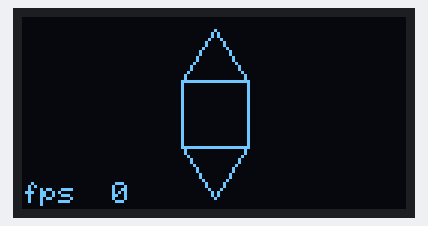
The sketch below on a simulated Arduino Uno, built with avr-gcc and run on an emulated ATmega328P. On the bench: 128×64 one-colour display.

Above: at 0.07 s.
At 8.93 s:
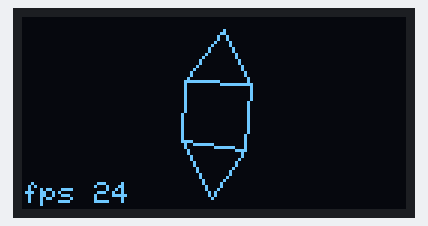
At 13.5 s:
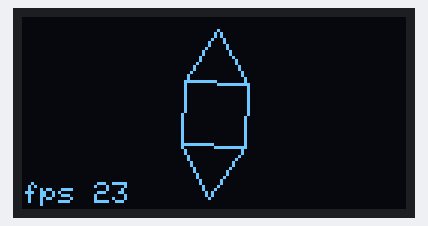
At 17.99 s:
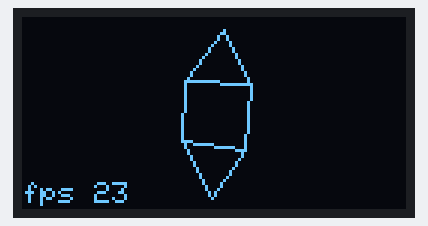
At 27.0 s:
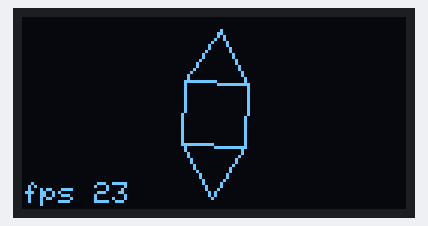
At 39.94 s:
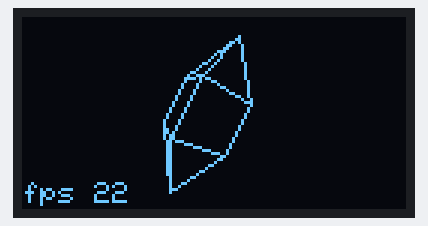

The sketch:

3dRotation.ino
```cpp
// (licence header left out)
#include <SPI.h>
#include <Wire.h>
#include <Adafruit_GFX.h>
#include <Adafruit_SSD1306.h> // dont forget to uncomment #define SSD1306_NO_SPLASH in Adafruit_SSD1306.h to free program storage

#define DRAWONLYLINES // do not fill polygons with black. is faster, but can causes artifacts on complex objects. #undef in object_*.h file, if you want to fill polygons

// Include always only one 3d object_*.h-File at a time
#include "object_default.h" // default 3d object
//#include "object_spaceship.h" // alternative 3d model
//#include "object_cubes.h" // another alternative 3d model
//#include "object_icosahedron.h" // just another alternative 3d model
//#include "object_complex.h" // overlapping 3d model

#define SCREEN_WIDTH 128 // OLED display width, in pixels
#define SCREEN_HEIGHT 64 // OLED display height, in pixels

// SSD1306 I2C
#define OLED_RESET -1 // no reset pin
Adafruit_SSD1306 display(SCREEN_WIDTH, SCREEN_HEIGHT, &Wire, OLED_RESET);

#define X 0
#define Y 1
#define Z 2

#define TYPE_TRIANGLE 2
#define TYPE_QUADRANGLE 1

// global variables
int viewerDistance = 200; // z-value for viewer/camera
int viewerScale = 60; // 2d scale

// transformed points
signed char pointsTransformed3d[MAXPOINTS][3];

// ordered display list
struct displayListEntry {
  byte type;
  byte nbr;
  signed char minZ;
  signed char maxZ;
};
displayListEntry displayList[MAXTRIANGLES+MAXQUADRANGLES];

// projection for x to 2d
int x3dTo2D (signed char x, signed char z) {
  if (z-viewerDistance != 0) {
    return (float) SCREEN_WIDTH/2 + viewerScale * x/(z-viewerDistance);
  } else return 0;
}

// projection for y to 2d
int y3dTo2D (signed char y, signed char  z) {
  if (z-viewerDistance != 0) {
    return (float) SCREEN_HEIGHT/2 - viewerScale * y/(z-viewerDistance);
  } else return 0;
}

// detect backsides for polygons (clockwise = backside, based on idea from https://stackoverflow.com/questions/1165647/how-to-determine-if-a-list-of-polygon-points-are-in-clockwise-order)
bool isBackface(byte type, int i) {
  long sum=0;
  switch (type) {
    case TYPE_TRIANGLE:
      for (byte j=0;j<3;j++) {
        sum+=(x3dTo2D(pointsTransformed3d[pgm_read_byte(&(triangleList[i][(j+1)%3]))][X],
          pointsTransformed3d[pgm_read_byte(&(triangleList[i][(j+1)%3]))][Z])-
          x3dTo2D(pointsTransformed3d[pgm_read_byte(&(triangleList[i][j]))][X],
          pointsTransformed3d[pgm_read_byte(&(triangleList[i][j]))][Z]))*
          (y3dTo2D(pointsTransformed3d[pgm_read_byte(&(triangleList[i][(j+1)%3]))][Y],
          pointsTransformed3d[pgm_read_byte(&(triangleList[i][(j+1)%3]))][Z])+
          y3dTo2D(pointsTransformed3d[pgm_read_byte(&(triangleList[i][j]))][Y],
          pointsTransformed3d[pgm_read_byte(&(triangleList[i][j]))][Z]));
      }
    break;
    case TYPE_QUADRANGLE:
      for (byte j=0;j<4;j++) {
        sum+=(x3dTo2D(pointsTransformed3d[pgm_read_byte(&(quadrangleList[i][(j+1)%4]))][X],
          pointsTransformed3d[pgm_read_byte(&(quadrangleList[i][(j+1)%4]))][Z])-
          x3dTo2D(pointsTransformed3d[pgm_read_byte(&(quadrangleList[i][j]))][X],
          pointsTransformed3d[pgm_read_byte(&(quadrangleList[i][j]))][Z]))*
          (y3dTo2D(pointsTransformed3d[pgm_read_byte(&(quadrangleList[i][(j+1)%4]))][Y],
          pointsTransformed3d[pgm_read_byte(&(quadrangleList[i][(j+1)%4]))][Z])+
          y3dTo2D(pointsTransformed3d[pgm_read_byte(&(quadrangleList[i][j]))][Y],
          pointsTransformed3d[pgm_read_byte(&(quadrangleList[i][j]))][Z]));
      }
    break;
  }
  // sum < 0 is counterclockwise in xy-coordinatesystem, but clockwise in screen-coordinatesystem
  // sum = 0 is when the polygon collaps just to a single line
  return (sum <= 0);
}

// get highest z-value from polygon
signed char getMaxZ(byte type, byte i) {
  signed char maxZ = -128;

  switch (type) {
    case TYPE_TRIANGLE:
      for (byte j=0;j<3;j++) if (pointsTransformed3d[pgm_read_byte(&(triangleList[displayList[i].nbr][j]))][Z] > maxZ) maxZ = pointsTransformed3d[pgm_read_byte(&(triangleList[displayList[i].nbr][j]))][Z];
    break;
    case TYPE_QUADRANGLE:
      for (byte j=0;j<4;j++) if (pointsTransformed3d[pgm_read_byte(&(quadrangleList[displayList[i].nbr][j]))][Z] > maxZ) maxZ = pointsTransformed3d[pgm_read_byte(&(quadrangleList[displayList[i].nbr][j]))][Z];
    break;
  }
  return  maxZ;
}

// get lowest z-value from polygon
signed char getMinZ(byte type, byte i) {
  signed char minZ = 127;

  switch (type) {
    case TYPE_TRIANGLE:
      for (byte j=0;j<3;j++) if (pointsTransformed3d[pgm_read_byte(&(triangleList[displayList[i].nbr][j]))][Z] < minZ) minZ = pointsTransformed3d[pgm_read_byte(&(triangleList[displayList[i].nbr][j]))][Z];
    break;
    case TYPE_QUADRANGLE:
      for (byte j=0;j<4;j++) if (pointsTransformed3d[pgm_read_byte(&(quadrangleList[displayList[i].nbr][j]))][Z] < minZ) minZ = pointsTransformed3d[pgm_read_byte(&(quadrangleList[displayList[i].nbr][j]))][Z];
    break;
  }
  return  minZ;
}

// sort display list by z-value
void sortDisplayList() {
  displayListEntry tempEntry;
  // bouble sort
  for (byte i=0;i<MAXTRIANGLES+MAXQUADRANGLES - 1;i++) {
    for (byte j=0;j<MAXTRIANGLES+MAXQUADRANGLES-i-1;j++) {
      if ((displayList[j].minZ > displayList[j+1].minZ) || ((displayList[j].minZ == displayList[j+1].minZ) && (displayList[j].maxZ > displayList[j+1].maxZ))) {
        tempEntry = displayList[j];
        displayList[j] = displayList[j+1];
        displayList[j+1] = tempEntry;
      }
    }
  }
}

void setup(void) {
  Serial.begin(9600);
  if(!display.begin(SSD1306_SWITCHCAPVCC, 0x3D)) { // Address 0x3D for 128x64
    Serial.println(F("SSD1306 allocation failed")); // Adafruit_SSD1306 needs ~ 59% free dynamic memory, otherwise fails
    for(;;); // Don't proceed, loop forever
  }

  // Font settings
  display.setTextColor(SSD1306_WHITE);
  display.setTextSize(1);
}

void loop(void) {
  char strFPS[8];
  float cachedCos, cachedSin;
  unsigned long startMS, endMS;
  static unsigned int fps = 0;
  int degree;

  // rotate every 25ms one degree
  degree = (millis()/25) % 360;

  // record start of frame
  startMS = millis();

  // clear display buffer
  display.clearDisplay();

  // rotate by y and z axis and move by x
  cachedCos = cos(radians(degree));
  cachedSin = sin(radians(degree));
  for (byte i=0;i<MAXPOINTS;i++) {
    // "(signed char)pgm_read_byte(&(.." stuff only needed because of PROGMEM-use for points3d
    pointsTransformed3d[i][X] = ((signed char)pgm_read_byte(&(points3d[i][X]))*cachedCos - (signed char)pgm_read_byte(&(points3d[i][Z]))*cachedSin)*cachedCos - (signed char)pgm_read_byte(&(points3d[i][Y]))*cachedSin + cachedSin * 30;
    pointsTransformed3d[i][Y] = ((signed char)pgm_read_byte(&(points3d[i][X]))*cachedCos - (signed char)pgm_read_byte(&(points3d[i][Z]))*cachedSin)*cachedSin + (signed char)pgm_read_byte(&(points3d[i][Y]))*cachedCos;
    pointsTransformed3d[i][Z] = (signed char)pgm_read_byte(&(points3d[i][X]))*cachedSin + (signed char)pgm_read_byte(&(points3d[i][Z]))*cachedCos;
  }

  // add triangles to display list
  for (byte i=0;i<MAXTRIANGLES;i++) {
    displayList[i].type = TYPE_TRIANGLE;
    displayList[i].nbr = i;
    displayList[i].minZ = getMinZ(TYPE_TRIANGLE,i);
    displayList[i].maxZ = getMaxZ(TYPE_TRIANGLE,i);
  }
  // add quadrangles to display list
  for (byte i=0;i<MAXQUADRANGLES;i++) {
    displayList[MAXTRIANGLES+i].type = TYPE_QUADRANGLE;
    displayList[MAXTRIANGLES+i].nbr = i;
    displayList[MAXTRIANGLES+i].minZ = getMinZ(TYPE_QUADRANGLE,i);
    displayList[MAXTRIANGLES+i].maxZ = getMaxZ(TYPE_QUADRANGLE,i);
  }

  // sort display list by z-value
  sortDisplayList();

  // draw display list
  for (byte i=0;i<MAXTRIANGLES+MAXQUADRANGLES;i++) {
    if (!isBackface(displayList[i].type,displayList[i].nbr)) { // only front sides
      switch(displayList[i].type) {
        case TYPE_TRIANGLE: // draw triangle
          #ifndef DRAWONLYLINES
          // fill with black/delete area
          display.fillTriangle(
            x3dTo2D(pointsTransformed3d[pgm_read_byte(&(triangleList[displayList[i].nbr][0]))][X],pointsTransformed3d[pgm_read_byte(&(triangleList[displayList[i].nbr][0]))][Z]),
            y3dTo2D(pointsTransformed3d[pgm_read_byte(&(triangleList[displayList[i].nbr][0]))][Y],pointsTransformed3d[pgm_read_byte(&(triangleList[displayList[i].nbr][0]))][Z]),
            x3dTo2D(pointsTransformed3d[pgm_read_byte(&(triangleList[displayList[i].nbr][1]))][X],pointsTransformed3d[pgm_read_byte(&(triangleList[displayList[i].nbr][1]))][Z]),
            y3dTo2D(pointsTransformed3d[pgm_read_byte(&(triangleList[displayList[i].nbr][1]))][Y],pointsTransformed3d[pgm_read_byte(&(triangleList[displayList[i].nbr][1]))][Z]),
            x3dTo2D(pointsTransformed3d[pgm_read_byte(&(triangleList[displayList[i].nbr][2]))][X],pointsTransformed3d[pgm_read_byte(&(triangleList[displayList[i].nbr][2]))][Z]),
            y3dTo2D(pointsTransformed3d[pgm_read_byte(&(triangleList[displayList[i].nbr][2]))][Y],pointsTransformed3d[pgm_read_byte(&(triangleList[displayList[i].nbr][2]))][Z]),
            SSD1306_BLACK);
          #endif
          // draw outer border
          display.drawTriangle(
            x3dTo2D(pointsTransformed3d[pgm_read_byte(&(triangleList[displayList[i].nbr][0]))][X],pointsTransformed3d[pgm_read_byte(&(triangleList[displayList[i].nbr][0]))][Z]),
            y3dTo2D(pointsTransformed3d[pgm_read_byte(&(triangleList[displayList[i].nbr][0]))][Y],pointsTransformed3d[pgm_read_byte(&(triangleList[displayList[i].nbr][0]))][Z]),
            x3dTo2D(pointsTransformed3d[pgm_read_byte(&(triangleList[displayList[i].nbr][1]))][X],pointsTransformed3d[pgm_read_byte(&(triangleList[displayList[i].nbr][1]))][Z]),
            y3dTo2D(pointsTransformed3d[pgm_read_byte(&(triangleList[displayList[i].nbr][1]))][Y],pointsTransformed3d[pgm_read_byte(&(triangleList[displayList[i].nbr][1]))][Z]),
            x3dTo2D(pointsTransformed3d[pgm_read_byte(&(triangleList[displayList[i].nbr][2]))][X],pointsTransformed3d[pgm_read_byte(&(triangleList[displayList[i].nbr][2]))][Z]),
            y3dTo2D(pointsTransformed3d[pgm_read_byte(&(triangleList[displayList[i].nbr][2]))][Y],pointsTransformed3d[pgm_read_byte(&(triangleList[displayList[i].nbr][2]))][Z]),
            SSD1306_WHITE);
        break;
        case TYPE_QUADRANGLE : // draw rectangle
          #ifndef DRAWONLYLINES
          // fill with black/delete area
          display.fillTriangle(
            x3dTo2D(pointsTransformed3d[pgm_read_byte(&(quadrangleList[displayList[i].nbr][0]))][X],pointsTransformed3d[pgm_read_byte(&(quadrangleList[displayList[i].nbr][0]))][Z]),
            y3dTo2D(pointsTransformed3d[pgm_read_byte(&(quadrangleList[displayList[i].nbr][0]))][Y],pointsTransformed3d[pgm_read_byte(&(quadrangleList[displayList[i].nbr][0]))][Z]),
            x3dTo2D(pointsTransformed3d[pgm_read_byte(&(quadrangleList[displayList[i].nbr][1]))][X],pointsTransformed3d[pgm_read_byte(&(quadrangleList[displayList[i].nbr][1]))][Z]),
            y3dTo2D(pointsTransformed3d[pgm_read_byte(&(quadrangleList[displayList[i].nbr][1]))][Y],pointsTransformed3d[pgm_read_byte(&(quadrangleList[displayList[i].nbr][1]))][Z]),
            x3dTo2D(pointsTransformed3d[pgm_read_byte(&(quadrangleList[displayList[i].nbr][2]))][X],pointsTransformed3d[pgm_read_byte(&(quadrangleList[displayList[i].nbr][2]))][Z]),
            y3dTo2D(pointsTransformed3d[pgm_read_byte(&(quadrangleList[displayList[i].nbr][2]))][Y],pointsTransformed3d[pgm_read_byte(&(quadrangleList[displayList[i].nbr][2]))][Z]),
            SSD1306_BLACK);
          display.fillTriangle(
            x3dTo2D(pointsTransformed3d[pgm_read_byte(&(quadrangleList[displayList[i].nbr][0]))][X],pointsTransformed3d[pgm_read_byte(&(quadrangleList[displayList[i].nbr][0]))][Z]),
            y3dTo2D(pointsTransformed3d[pgm_read_byte(&(quadrangleList[displayList[i].nbr][0]))][Y],pointsTransformed3d[pgm_read_byte(&(quadrangleList[displayList[i].nbr][0]))][Z]),
            x3dTo2D(pointsTransformed3d[pgm_read_byte(&(quadrangleList[displayList[i].nbr][3]))][X],pointsTransformed3d[pgm_read_byte(&(quadrangleList[displayList[i].nbr][3]))][Z]),
            y3dTo2D(pointsTransformed3d[pgm_read_byte(&(quadrangleList[displayList[i].nbr][3]))][Y],pointsTransformed3d[pgm_read_byte(&(quadrangleList[displayList[i].nbr][3]))][Z]),
            x3dTo2D(pointsTransformed3d[pgm_read_byte(&(quadrangleList[displayList[i].nbr][2]))][X],pointsTransformed3d[pgm_read_byte(&(quadrangleList[displayList[i].nbr][2]))][Z]),
            y3dTo2D(pointsTransformed3d[pgm_read_byte(&(quadrangleList[displayList[i].nbr][2]))][Y],pointsTransformed3d[pgm_read_byte(&(quadrangleList[displayList[i].nbr][2]))][Z]),
            SSD1306_BLACK);
          #endif
          // draw outer border
          for (byte j=0;j<4;j++) {
            display.drawLine(
              x3dTo2D(pointsTransformed3d[pgm_read_byte(&(quadrangleList[displayList[i].nbr][j]))][X],pointsTransformed3d[pgm_read_byte(&(quadrangleList[displayList[i].nbr][j]))][Z]),
              y3dTo2D(pointsTransformed3d[pgm_read_byte(&(quadrangleList[displayList[i].nbr][j]))][Y],pointsTransformed3d[pgm_read_byte(&(quadrangleList[displayList[i].nbr][j]))][Z]),
              x3dTo2D(pointsTransformed3d[pgm_read_byte(&(quadrangleList[displayList[i].nbr][(j+1)%4]))][X],pointsTransformed3d[pgm_read_byte(&(quadrangleList[displayList[i].nbr][(j+1)%4]))][Z]),
              y3dTo2D(pointsTransformed3d[pgm_read_byte(&(quadrangleList[displayList[i].nbr][(j+1)%4]))][Y],pointsTransformed3d[pgm_read_byte(&(quadrangleList[displayList[i].nbr][(j+1)%4]))][Z]),
              SSD1306_WHITE);
          }
        break;
      }
    }
  }

  // show frames per second
  if (fps < 1000) sprintf(strFPS,"fps %2d",fps); else strcpy(strFPS,"fps inv");
  display.setCursor(0,55);
  display.println(strFPS);

  // show display buffer on screen
  display.display();

  // calculate frames per second
  endMS = millis();
  if (endMS - startMS > 0) fps = 1000/(endMS - startMS);
}
```

object_default.h
```cpp
// Default 3d object

// original points x,y,z
#define P1 0
#define P2 1
#define P3 2
#define P4 3
#define P5 4
#define P6 5
#define P7 6
#define P8 7
#define P9 8
#define P10 9
#define MAXPOINTS 10
const PROGMEM signed char points3d[MAXPOINTS][3] = {
  {-32,32,32},
  {32,32,32},
  {32,-32,32},
  {-32,-32,32},
  {-32,32,-32},
  {32,32,-32},
  {32,-32,-32},
  {-32,-32,-32},
  {0,96,0},
  {0,-96,0}
};

// build mesh from points (all polygons must be defined counterclockwise, otherwise hiding of backsides will not work)

// List of ordered points for triangles and quadrangles
#define MAXTRIANGLES 8
const PROGMEM byte triangleList[MAXTRIANGLES][3] {
  { P1, P2, P9 },
  { P6, P5, P9 },
  { P2, P6, P9 },
  { P5, P1, P9 },
  { P3, P4, P10 },
  { P4, P8, P10 },
  { P8, P7, P10 },
  { P7, P3, P10 }
};

#define MAXQUADRANGLES 4
const PROGMEM byte quadrangleList[MAXQUADRANGLES][4] {
  { P4, P3, P2, P1 },
  { P5, P6, P7, P8 },
  { P2, P3, P7, P6 },
  { P4, P1, P5, P8 }
};
```
